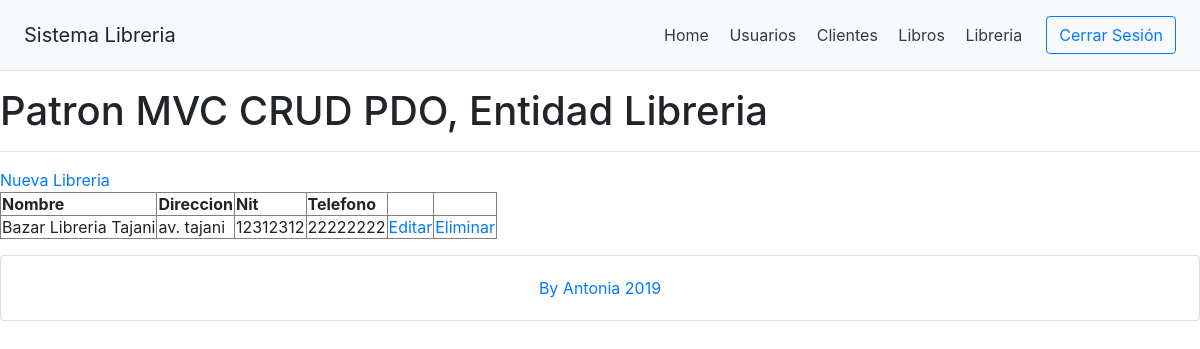
Page /?libreria on the committed database.
### tables this page shows
CREATE TABLE `libreria` (
  `id` int(11) NOT NULL AUTO_INCREMENT,
  `nombre` varchar(50) DEFAULT NULL,
  `direccion` varchar(100) DEFAULT NULL,
  `nit` int(11) DEFAULT NULL,
  `telefono` int(11) DEFAULT NULL,
  PRIMARY KEY (`id`)
);

### controllers/libreria.controller.php (called while the page is built, shortened)
<?php
require_once 'models/libreria.php';
class LibreriaController{
    public function __CONSTRUCT(){
        $this->model = new Libreria();
    }
    public function Index(){
        require_once 'views/header.php';
        require_once 'views/libreria/libreria.php';
        require_once 'views/footer.php';
    }
}

### models/database.php (called while the page is built)
<?php
class Database{
    public static function StartUp()
    {
        $pdo = new  PDO('mysql:host=localhost;dbname=mvc_pdo_crud;charset=utf8','root','');
        $pdo->setAttribute(PDO::ATTR_ERRMODE, PDO::ERRMODE_EXCEPTION);
        return $pdo;
    }
}

### models/libreria.php (called while the page is built, shortened)
<?php
class Libreria
{
    private $pdo;
public function __CONSTRUCT()
{
    try
    {
        $this->pdo = Database::StartUP();
    }
    catch(Exception $e)
     {
        die($e->getMessage());
    }
}
public function Listar()
{
    try
    {
        $stm = $this->pdo->prepare("SELECT * FROM libreria");
        $stm->execute();
        return $stm->fetchAll(PDO::FETCH_OBJ);
    }
    catch(Exception $e)
     {
        die($e->getMessage());
    }
}
}

### views/libreria/libreria.php (the view)
<h1>Patron MVC CRUD PDO, Entidad Libreria</h1>
<hr>
<div>
   <a href="?c=Libreria&a=Crud">Nueva Libreria</a>
</div>
<table border="1">
    <thead>
     <tr>
       <th>Nombre</th>
       <th>Direccion</th>
       <th>Nit</th>
       <th>Telefono</th>
       <th></th>
       <th></th>
</tr>
</thead>
<tbody>
<?php foreach($this->model->Listar() as $r):?>
<tr>
<td><?php echo $r->nombre; ?></td>
<td><?php echo $r->direccion; ?></td>
<td><?php echo $r->nit; ?></td>
<td><?php echo $r->telefono; ?></td>
<td>
   <a href="?c=Libreria&a=Crud&id=<?php echo $r->id; ?>">Editar</a>
   </td>
   <td>
   <a onclick="javascript:return confirm('¿Segundo de eliminar este registro?');"
   href="?c=Libreria&a=Eliminar&id=<?php echo $r->id; ?>">Eliminar</a>
   </td>
   </tr>
<?php endforeach; ?>
</tbody>
</table>

### rows in the picture
libreria: nombre "Bazar Libreria Tajani", direccion "av. tajani", nit "12312312", telefono "22222222"
